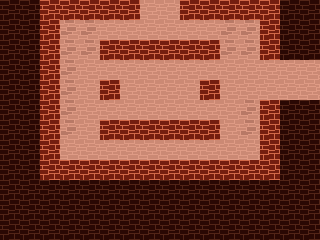

Below is a game level as drawn by its tile map, then a one-line description and the .tmx file that defines it, in full:
An orthogonal 16x12 tile map with 20x20 px tiles, 2 tile layers (BACKGROUND, FOREGROUND).

<map version="1.0" tiledversion="1.0.3" orientation="orthogonal" renderorder="right-down" width="16" height="12" tilewidth="20" tileheight="20" nextobjectid="1">
 <tileset firstgid="1" source="tile-castle.tsx" />
 <layer name="BACKGROUND" width="16" height="12">
  <data encoding="csv">
17,17,17,17,17,17,17,17,17,17,17,17,17,17,17,17,
17,17,17,18,18,17,17,17,17,17,17,18,18,17,17,17,
17,17,17,18,18,17,17,17,17,17,17,18,18,17,17,17,
17,17,17,18,17,17,17,17,17,17,17,17,17,17,17,17,
17,17,17,18,17,17,17,17,17,17,17,17,17,17,17,17,
17,17,17,18,17,17,17,17,17,17,17,17,18,17,17,17,
17,17,17,18,17,17,17,17,17,17,17,17,18,17,17,17,
17,17,17,17,17,17,17,17,17,17,17,17,17,17,17,17,
17,17,17,17,17,17,17,17,17,17,17,17,17,17,17,17,
17,17,17,17,17,17,17,17,17,17,17,17,17,17,17,17,
17,17,17,17,17,17,17,17,17,17,17,17,17,17,17,17,
17,17,17,17,17,17,17,17,17,17,17,17,17,17,17,17
</data>
 </layer>
 <layer name="FOREGROUND" width="16" height="12">
  <data encoding="csv">
19,19,1,1,1,1,1,0,0,1,1,1,1,1,19,19,
19,19,1,0,0,0,0,0,0,0,0,0,0,1,19,19,
19,19,1,0,0,1,1,1,1,1,1,0,0,1,19,19,
19,19,1,0,0,0,0,0,0,0,0,0,0,0,0,0,
19,19,1,0,0,1,0,0,0,0,1,0,0,0,0,0,
19,19,1,0,0,0,0,0,0,0,0,0,0,1,19,19,
19,19,1,0,0,1,1,1,1,1,1,0,0,1,19,19,
19,19,1,0,0,0,0,0,0,0,0,0,0,1,19,19,
19,19,1,1,1,1,1,1,1,1,1,1,1,1,19,19,
19,19,19,19,19,19,19,19,19,19,19,19,19,19,19,19,
19,19,19,19,19,19,19,19,19,19,19,19,19,19,19,19,
19,19,19,19,19,19,19,19,19,19,19,19,19,19,19,19
</data>
 </layer>
</map>
